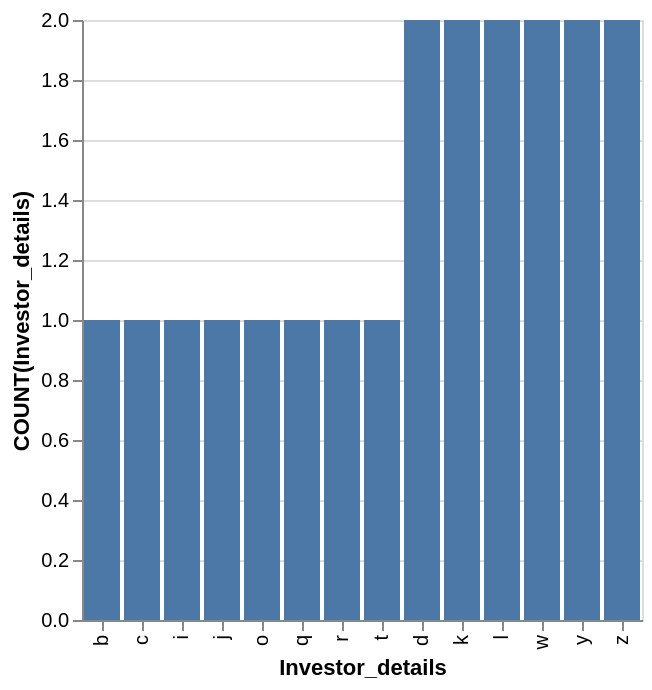

Vega-Lite specification stored for this chart:
### Vega-Lite specification from a JSON file in a GitHub repository (floating-point values rounded to 4 significant figures)
{"data": {"values": [{"x_data": "b", "y_data": 1}, {"x_data": "c", "y_data": 1}, {"x_data": "i", "y_data": 1}, {"x_data": "j", "y_data": 1}, {"x_data": "o", "y_data": 1}, {"x_data": "q", "y_data": 1}, {"x_data": "r", "y_data": 1}, {"x_data": "t", "y_data": 1}, {"x_data": "d", "y_data": 2}, {"x_data": "k", "y_data": 2}, {"x_data": "l", "y_data": 2}, {"x_data": "w", "y_data": 2}, {"x_data": "y", "y_data": 2}, {"x_data": "z", "y_data": 2}]}, "mark": "bar", "encoding": {"x": {"field": "x_data", "type": "nominal", "title": "Investor_details", "sort": {"op": "sum", "field": "y_data", "order": "ascending"}}, "y": {"field": "y_data", "type": "quantitative", "title": "COUNT(Investor_details)"}}}
